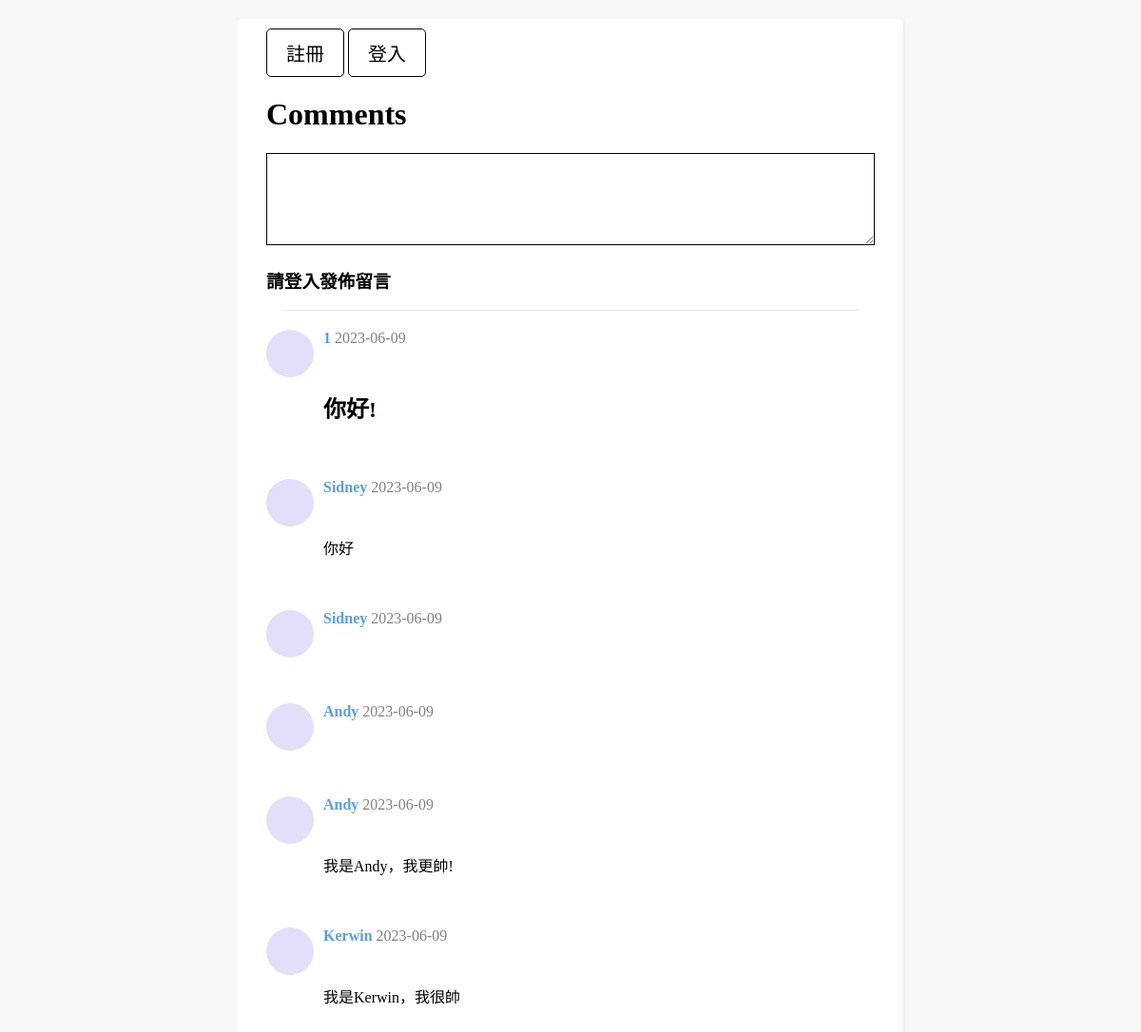
The page / on the database its author committed.
### tables this page shows
CREATE TABLE `comments` (
  `id` int(128) NOT NULL,
  `nickname` varchar(128) NOT NULL,
  `content` varchar(128) NOT NULL,
  `created_at` date NOT NULL DEFAULT current_timestamp()
);

### index.php (the view, shortened to what this page needs)
<?php
  require_once("utils.php");
  $username=NULL;
  $result = $conn->query("select * from comments order by id desc");
?>
<!DOCTYPE html>
<html lang="en">
<head>
  <link rel="stylesheet" href="style.css">
</head>
<body>
  <main class="board">
    <?php if(!$username){ ?>
    <div>
    <a class="board_btn" href="register.php">註冊</a>
    <a class="board_btn" href="login.php">登入</a>
    </div>
    <?php } ?>
    <h1 class="board_title">Comments</h1>
    <form class="board_new-comment-form" method="POST" action="handle_add_comments.php">
      <textarea name="content" rows="5"></textarea>
      <?php if($username){ ?>
      <input class="board_submit_btn" type="submit">
    </form>
    <?php } else{ ?>
      <h3>請登入發佈留言</h3>
    <?php } ?>
    <div class="board_hr"></div>
    <section>
    <?php
      while($row = $result->fetch_assoc()){
    ?>
      <div class="card">
        <div class="card_avatar">
        </div>
        <div class="card_body">
          <div class="_info">
            <span class="card_author">
              <?php echo $row['nickname'];?>
            </span>
            <span class="card_time">
              <?php echo $row['created_at'];?>
            </span>
          </div>
          <div class="card_content">
            <p><?php echo $row['content'];?></p>
          </div>
        </div>
      </div>
      <?php }?>
    </section>
  </main>
</body>
</html>

### style.css (style rules this page uses)
* { box-sizing:border-box }
body { margin:0; background-color:#f7f7f7; }
.board { background:white; width:100%; max-width: 700px; margin:20px auto; padding:10px 30px; box-shadow: 1px 1px 3px #e8e8e8; border-radius: 5px; }
.board_new-comment-form textarea { width:100%; padding:10px; border:1px solid black; box-sizing:border-box; }
.board_hr { margin: 10px auto; height:1px; background:#e8e8e8; max-width: 95%; }
.card { margin:20px 0; min-height:70px; display:flex; }
.card_avatar { min-width:50px; width:50px; height:50px; border-radius: 50%; background:#e2dffb; }
.card_body { margin-left:10px; }
.card_content { margin-top:8px; max-width:100%; word-break: break-word; white-space: pre-line; }
.card_author { color: #5c9edc; font-weight:bold; max-width: 100px; display: inline; overflow: hidden; }
.card_time { color:gray; }
.board_btn { padding:10px 20px; border:1px solid black; border-radius:5px; color:black; font-size:20px; background-color: white; min-width:20px; text-decoration: none; display: inline-block; }

### rows shown on the page
comments: nickname "1", created_at "2023-06-09", content "你好!"
comments: nickname "Sidney", created_at "2023-06-09", content "你好"
comments: nickname "Sidney", created_at "2023-06-09"
comments: nickname "Andy", created_at "2023-06-09"
comments: nickname "Andy", created_at "2023-06-09", content "我是Andy，我更帥!"
comments: nickname "Kerwin", created_at "2023-06-09", content "我是Kerwin，我很帥"
